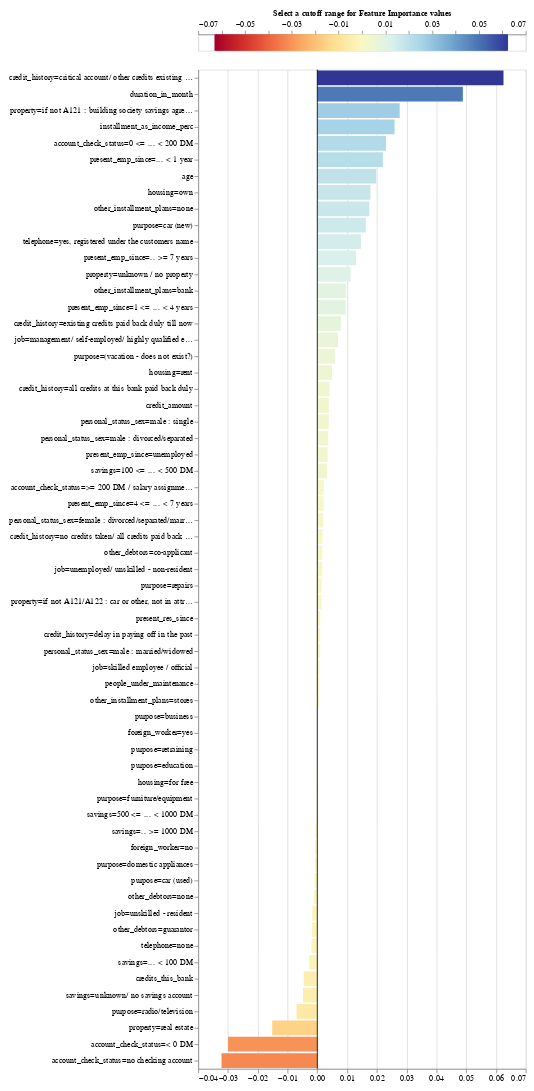

The notebook cell this image was saved under:
### Code cell
exp.plot_features_importance()

### Figure 1 — Vega-Lite specification as saved in the notebook (floating-point values rounded to 4 significant figures; data arrays with more than 128 entries replaced by an {"elided": "..."} marker saying what was removed)
{"config": {"view": {"continuousWidth": 400, "continuousHeight": 300}, "axis": {"labelFontSize": 10, "labelLimit": 225.0}}, "vconcat": [{"layer": [{"data": {"name": "data-30f3240959b2d9dc877cd3511071cbdd"}, "mark": {"type": "rule", "strokeWidth": 3}, "encoding": {"color": {"type": "quantitative", "field": "xValue", "legend": null, "scale": {"domain": [-0.06251, 0.06251], "domainMid": 0, "scheme": "redyellowblue"}}, "x": {"type": "quantitative", "axis": {"orient": "top", "titleFontSize": 10}, "field": "xValue", "title": "Select a cutoff range for Feature Importance values "}}}, {"data": {"name": "data-c7bc3ae69e1253e8223f70a11d04b99d"}, "mark": {"type": "rect", "color": "black", "height": 20, "opacity": 0.4, "tooltip": true}, "encoding": {"x": {"type": "quantitative", "field": "x_min"}, "x2": {"field": "x_max"}, "y": {"type": "quantitative", "axis": null, "field": "y"}}, "selection": {"Cutter": {"type": "single", "fields": ["cutoff"], "bind": {"input": "range", "max": 0.06251, "min": 0, "name": "Importance cutoff value (±) ", "step": 0.00125}, "init": {"cutoff": 0.0}}}, "transform": [{"calculate": "(-Cutter.cutoff)", "as": "x_min"}, {"calculate": "Cutter.cutoff", "as": "x_max"}]}], "height": 20}, {"layer": [{"data": {"name": "data-b2155f4b4ed482476c9a0aede197a7d8"}, "mark": "bar", "encoding": {"color": {"type": "quantitative", "field": "value", "legend": null, "scale": {"domain": [-0.06251, 0.06251], "domainMid": 0, "scheme": "blueorange"}}, "tooltip": [{"type": "nominal", "field": "name", "title": "Feature"}, {"type": "quantitative", "field": "value", "title": "Importance"}], "x": {"type": "quantitative", "field": "value", "title": null}, "y": {"type": "nominal", "field": "name", "sort": {"field": "value", "op": "mean", "order": "descending"}, "title": null}}, "selection": {"Cutter": {"type": "single", "fields": ["cutoff"], "bind": {"input": "range", "max": 0.06251, "min": 0, "name": "Importance cutoff value (±) ", "step": 0.00125}, "init": {"cutoff": 0.0}}}, "transform": [{"filter": "((datum.value > Cutter.cutoff) || (datum.value < (-Cutter.cutoff)))"}]}, {"data": {"name": "data-9c00aa9dc2b1c1a0b4bf9b34ead12925"}, "mark": "rule", "encoding": {"x": {"type": "quantitative", "field": "x"}}}]}], "padding": 10, "$schema": "https://vega.github.io/schema/vega-lite/v4.8.1.json", "datasets": {"data-30f3240959b2d9dc877cd3511071cbdd": {"elided": "200 records"}, "data-c7bc3ae69e1253e8223f70a11d04b99d": [{"y": 0, "x": -0.5, "x2": 0.5}], "data-b2155f4b4ed482476c9a0aede197a7d8": [{"name": "duration_in_month", "value": 0.04887}, {"name": "credit_amount", "value": 0.003875}, {"name": "installment_as_income_perc", "value": 0.02593}, {"name": "present_res_since", "value": 0.0009822}, {"name": "age", "value": 0.01977}, {"name": "credits_this_bank", "value": -0.004556}, {"name": "people_under_maintenance", "value": 0.0006693}, {"name": "account_check_status=0 <= ... < 200 DM", "value": 0.02307}, {"name": "account_check_status=< 0 DM", "value": -0.02996}, {"name": "account_check_status=>= 200 DM / salary assignments for at least 1 year", "value": 0.002159}, {"name": "account_check_status=no checking account", "value": -0.03216}, {"name": "credit_history=all credits at this bank paid back duly", "value": 0.00409}, {"name": "credit_history=critical account/ other credits existing (not at this bank)", "value": 0.06251}, {"name": "credit_history=delay in paying off in the past", "value": 0.0009677}, {"name": "credit_history=existing credits paid back duly till now", "value": 0.007905}, {"name": "credit_history=no credits taken/ all credits paid back duly", "value": 0.00173}, {"name": "purpose=(vacation - does not exist?)", "value": 0.005908}, {"name": "purpose=business", "value": 0.000149}, {"name": "purpose=car (new)", "value": 0.01628}, {"name": "purpose=car (used)", "value": -0.000984}, {"name": "purpose=domestic appliances", "value": -0.0007159}, {"name": "purpose=education", "value": -0.0001813}, {"name": "purpose=furniture/equipment", "value": -0.0001893}, {"name": "purpose=radio/television", "value": -0.006982}, {"name": "purpose=repairs", "value": 0.001431}, {"name": "purpose=retraining", "value": -4.493e-05}, {"name": "savings=.. >= 1000 DM ", "value": -0.0006256}, {"name": "savings=... < 100 DM", "value": -0.002681}, {"name": "savings=100 <= ... < 500 DM", "value": 0.003296}, {"name": "savings=500 <= ... < 1000 DM ", "value": -0.0002722}, {"name": "savings=unknown/ no savings account", "value": -0.004816}, {"name": "present_emp_since=.. >= 7 years", "value": 0.01301}, {"name": "present_emp_since=... < 1 year ", "value": 0.02199}, {"name": "present_emp_since=1 <= ... < 4 years", "value": 0.009504}, {"name": "present_emp_since=4 <= ... < 7 years", "value": 0.002138}, {"name": "present_emp_since=unemployed", "value": 0.003481}, {"name": "personal_status_sex=female : divorced/separated/married", "value": 0.001981}, {"name": "personal_status_sex=male : divorced/separated", "value": 0.003679}, {"name": "personal_status_sex=male : married/widowed", "value": 0.0009453}, {"name": "personal_status_sex=male : single", "value": 0.003852}, {"name": "other_debtors=co-applicant", "value": 0.001679}, {"name": "other_debtors=guarantor", "value": -0.001876}, {"name": "other_debtors=none", "value": -0.001089}, {"name": "property=if not A121 : building society savings agreement/ life insurance", "value": 0.02765}, {"name": "property=if not A121/A122 : car or other, not in attribute 6", "value": 0.001426}, {"name": "property=real estate", "value": -0.01515}, {"name": "property=unknown / no property", "value": 0.01116}, {"name": "other_installment_plans=bank", "value": 0.009693}, {"name": "other_installment_plans=none", "value": 0.01744}, {"name": "other_installment_plans=stores", "value": 0.000577}, {"name": "housing=for free", "value": -0.0001822}, {"name": "housing=own", "value": 0.01784}, {"name": "housing=rent", "value": 0.004915}, {"name": "job=management/ self-employed/ highly qualified employee/ officer", "value": 0.006953}, {"name": "job=skilled employee / official", "value": 0.0007983}, {"name": "job=unemployed/ unskilled - non-resident", "value": 0.001673}, {"name": "job=unskilled - resident", "value": -0.001705}, {"name": "telephone=none", "value": -0.002006}, {"name": "telephone=yes, registered under the customers name ", "value": 0.01462}, {"name": "foreign_worker=no", "value": -0.0006748}, {"name": "foreign_worker=yes", "value": 3.262e-05}], "data-9c00aa9dc2b1c1a0b4bf9b34ead12925": [{"x": 0}]}}
